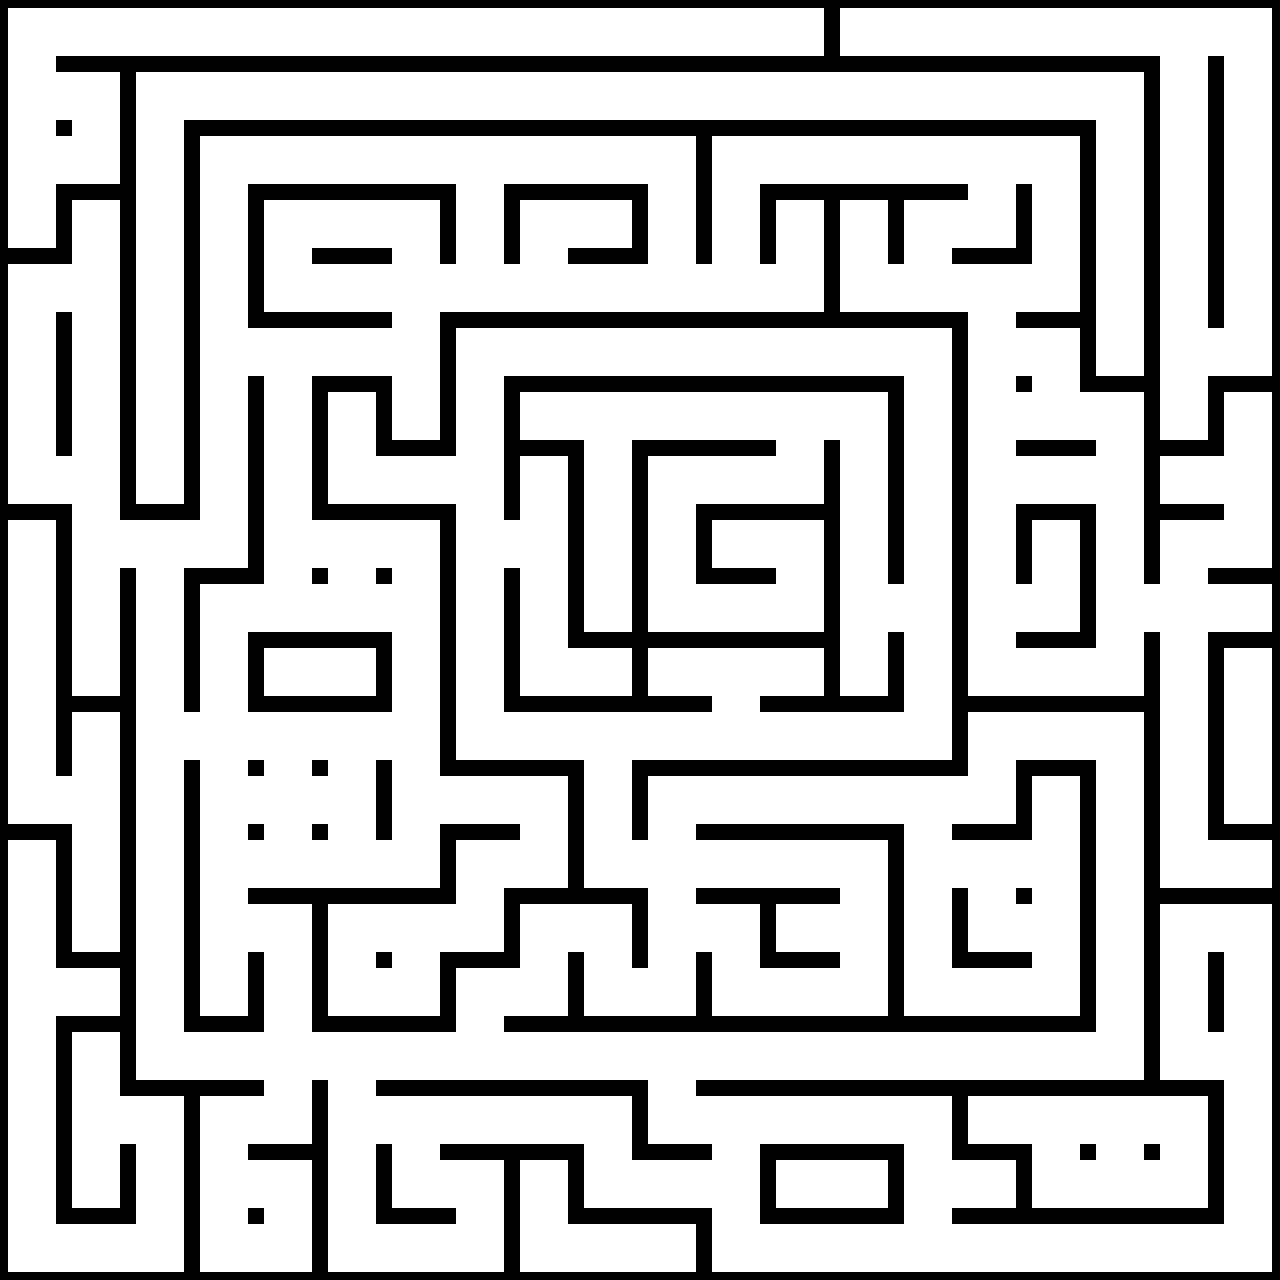

A 2D game scene composited from a Tiled map and its tileset images. What follows is a short description and the map's XML, with every tile layer's data as written:
An orthogonal 20x20 tile map with 64x64 px tiles, 1 tile layer (Map) and 2 objects (Start, Finish).

<map version="1.2" tiledversion="1.2.3" orientation="orthogonal" renderorder="right-down" width="20" height="20" tilewidth="64" tileheight="64" infinite="0" nextlayerid="3" nextobjectid="3">
 <tileset firstgid="1" name="maze" tilewidth="64" tileheight="64" tilecount="16" columns="4">
  <image source="../src/assets/maze.png" trans="eebdfa" width="256" height="256" />
  <tile id="0">
   <properties>
    <property name="preventDown" type="bool" value="false" />
    <property name="preventLeft" type="bool" value="true" />
    <property name="preventRight" type="bool" value="false" />
    <property name="preventUp" type="bool" value="true" />
   </properties>
  </tile>
  <tile id="1">
   <properties>
    <property name="preventDown" type="bool" value="false" />
    <property name="preventLeft" type="bool" value="false" />
    <property name="preventRight" type="bool" value="false" />
    <property name="preventUp" type="bool" value="true" />
   </properties>
  </tile>
  <tile id="2">
   <properties>
    <property name="preventDown" type="bool" value="false" />
    <property name="preventLeft" type="bool" value="true" />
    <property name="preventRight" type="bool" value="true" />
    <property name="preventUp" type="bool" value="true" />
   </properties>
  </tile>
  <tile id="3">
   <properties>
    <property name="preventDown" type="bool" value="false" />
    <property name="preventLeft" type="bool" value="true" />
    <property name="preventRight" type="bool" value="true" />
    <property name="preventUp" type="bool" value="false" />
   </properties>
  </tile>
  <tile id="4">
   <properties>
    <property name="preventDown" type="bool" value="false" />
    <property name="preventLeft" type="bool" value="false" />
    <property name="preventRight" type="bool" value="true" />
    <property name="preventUp" type="bool" value="true" />
   </properties>
  </tile>
  <tile id="5">
   <properties>
    <property name="preventDown" type="bool" value="false" />
    <property name="preventLeft" type="bool" value="false" />
    <property name="preventRight" type="bool" value="true" />
    <property name="preventUp" type="bool" value="false" />
   </properties>
  </tile>
  <tile id="6">
   <properties>
    <property name="preventDown" type="bool" value="true" />
    <property name="preventLeft" type="bool" value="false" />
    <property name="preventRight" type="bool" value="true" />
    <property name="preventUp" type="bool" value="true" />
   </properties>
  </tile>
  <tile id="7">
   <properties>
    <property name="preventDown" type="bool" value="true" />
    <property name="preventLeft" type="bool" value="false" />
    <property name="preventRight" type="bool" value="false" />
    <property name="preventUp" type="bool" value="true" />
   </properties>
  </tile>
  <tile id="8">
   <properties>
    <property name="preventDown" type="bool" value="true" />
    <property name="preventLeft" type="bool" value="false" />
    <property name="preventRight" type="bool" value="true" />
    <property name="preventUp" type="bool" value="false" />
   </properties>
  </tile>
  <tile id="9">
   <properties>
    <property name="preventDown" type="bool" value="true" />
    <property name="preventLeft" type="bool" value="false" />
    <property name="preventRight" type="bool" value="false" />
    <property name="preventUp" type="bool" value="false" />
   </properties>
  </tile>
  <tile id="10">
   <properties>
    <property name="preventDown" type="bool" value="true" />
    <property name="preventLeft" type="bool" value="true" />
    <property name="preventRight" type="bool" value="true" />
    <property name="preventUp" type="bool" value="false" />
   </properties>
  </tile>
  <tile id="11">
   <properties>
    <property name="preventDown" type="bool" value="false" />
    <property name="preventLeft" type="bool" value="false" />
    <property name="preventRight" type="bool" value="false" />
    <property name="preventUp" type="bool" value="false" />
   </properties>
  </tile>
  <tile id="12">
   <properties>
    <property name="preventDown" type="bool" value="true" />
    <property name="preventLeft" type="bool" value="true" />
    <property name="preventRight" type="bool" value="false" />
    <property name="preventUp" type="bool" value="false" />
   </properties>
  </tile>
  <tile id="13">
   <properties>
    <property name="preventDown" type="bool" value="false" />
    <property name="preventLeft" type="bool" value="true" />
    <property name="preventRight" type="bool" value="false" />
    <property name="preventUp" type="bool" value="false" />
   </properties>
  </tile>
  <tile id="14">
   <properties>
    <property name="preventDown" type="bool" value="true" />
    <property name="preventLeft" type="bool" value="true" />
    <property name="preventRight" type="bool" value="false" />
    <property name="preventUp" type="bool" value="true" />
   </properties>
  </tile>
  <tile id="15">
   <properties>
    <property name="preventDown" type="bool" value="true" />
    <property name="preventLeft" type="bool" value="true" />
    <property name="preventRight" type="bool" value="true" />
    <property name="preventUp" type="bool" value="true" />
   </properties>
  </tile>
 </tileset>
 <layer id="1" name="Map" width="20" height="20">
  <data encoding="csv">
1,8,8,8,8,8,8,8,8,8,8,8,7,15,8,8,8,8,2,5,
14,5,1,8,8,8,8,8,8,8,8,8,8,8,8,8,8,5,4,4,
14,9,4,1,8,8,8,2,8,8,5,1,8,8,8,2,5,4,4,4,
11,3,4,4,1,8,5,4,1,7,4,4,3,3,1,9,4,4,4,4,
1,6,4,4,13,8,12,10,10,8,10,10,9,13,10,2,9,4,4,4,
4,4,4,14,2,8,6,1,8,8,8,8,8,8,5,14,5,11,14,9,
4,4,4,4,4,3,11,4,15,2,8,8,2,5,4,14,10,5,11,3,
13,6,11,4,4,13,8,6,3,4,1,8,9,4,4,14,8,6,15,6,
3,14,2,9,14,2,5,14,6,4,4,15,5,4,4,4,3,4,1,9,
4,4,4,1,10,10,6,4,4,11,13,8,9,14,6,14,9,14,12,7,
4,11,4,4,15,7,4,4,13,7,15,2,7,11,4,13,8,9,4,3,
4,3,14,12,2,2,6,13,8,2,8,10,8,8,9,1,8,5,4,4,
13,6,4,14,12,6,14,8,5,4,1,8,8,8,2,9,3,4,4,11,
3,4,4,14,10,10,9,1,9,13,12,8,8,5,14,2,6,4,13,7,
4,11,4,14,5,1,2,9,1,5,14,5,15,6,4,13,6,4,1,5,
14,7,4,11,4,13,9,1,9,13,9,13,8,9,13,8,9,4,4,4,
4,3,13,8,12,2,8,10,8,8,2,8,8,8,8,8,8,9,13,6,
4,14,5,1,9,14,2,8,8,5,13,2,8,8,5,15,2,2,5,4,
4,11,4,14,5,4,13,5,3,13,8,6,15,7,14,7,13,10,9,4,
13,8,9,13,9,13,8,9,13,8,7,13,8,8,10,8,8,8,8,9
</data>
 </layer>
 <objectgroup id="2" name="Objects">
  <object id="1" name="Start" x="1248" y="608">
   <point />
  </object>
  <object id="2" name="Finish" x="584" y="584" width="48" height="48" />
 </objectgroup>
</map>